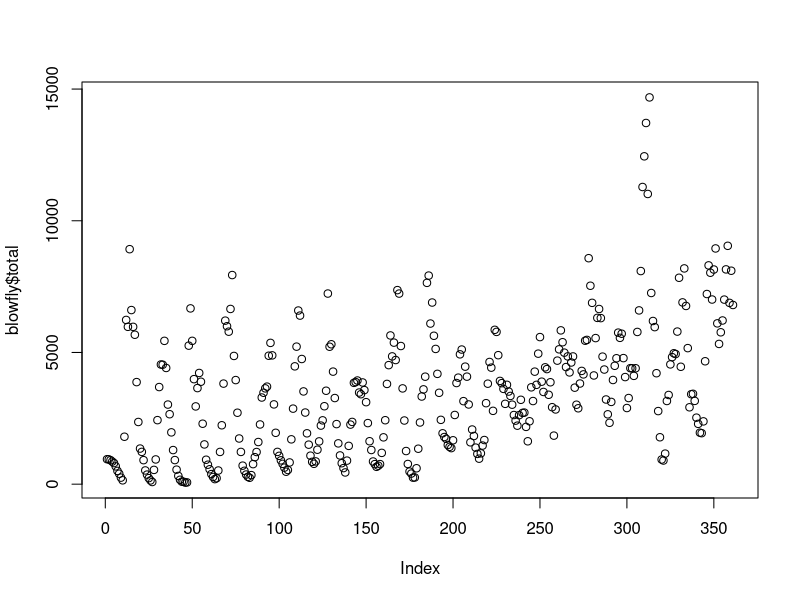
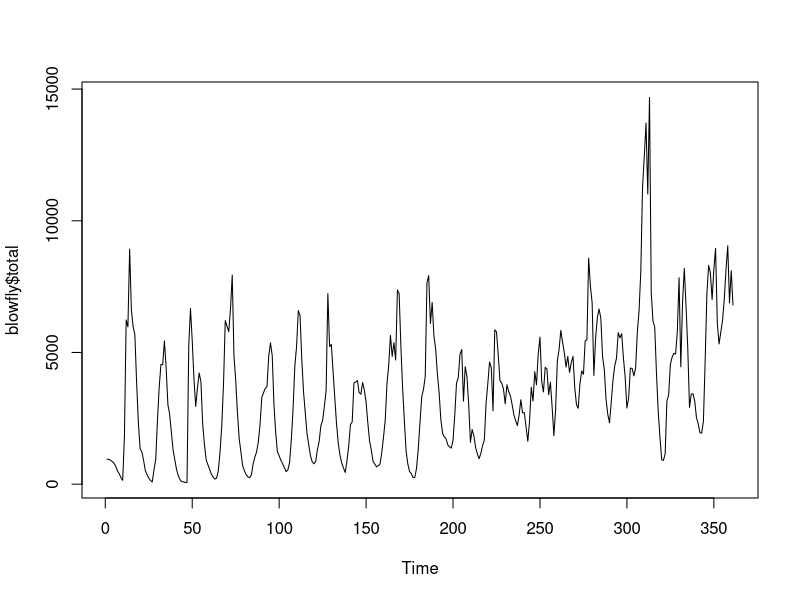
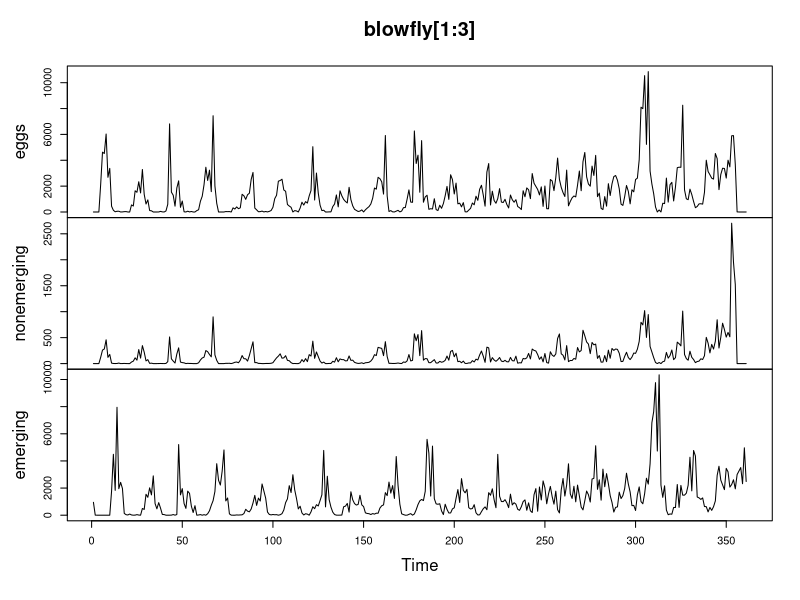
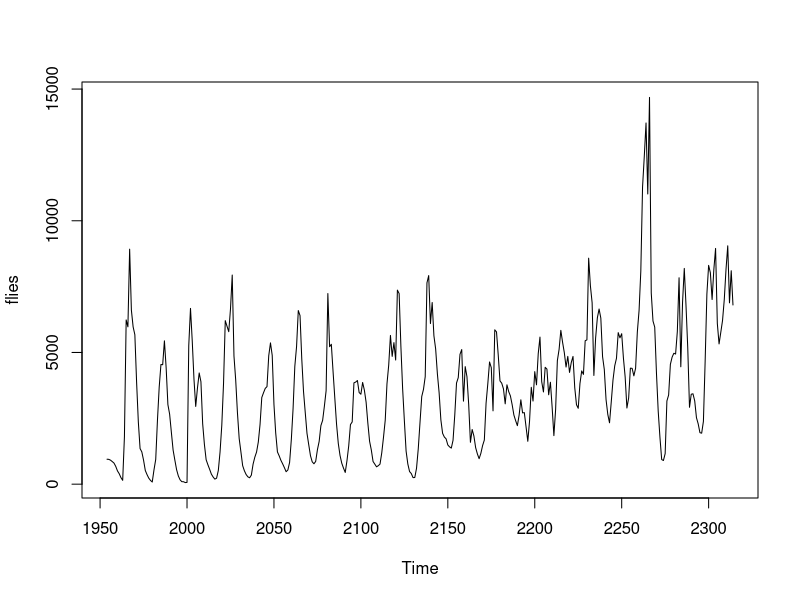
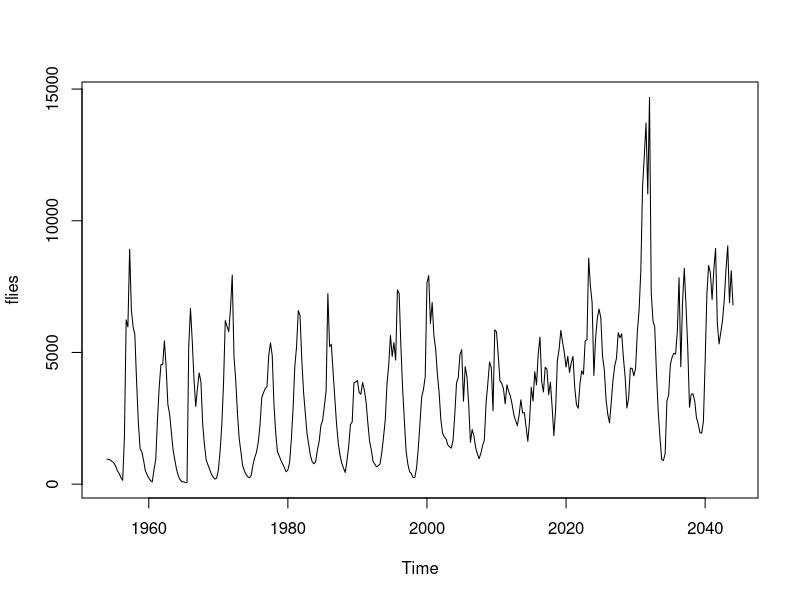
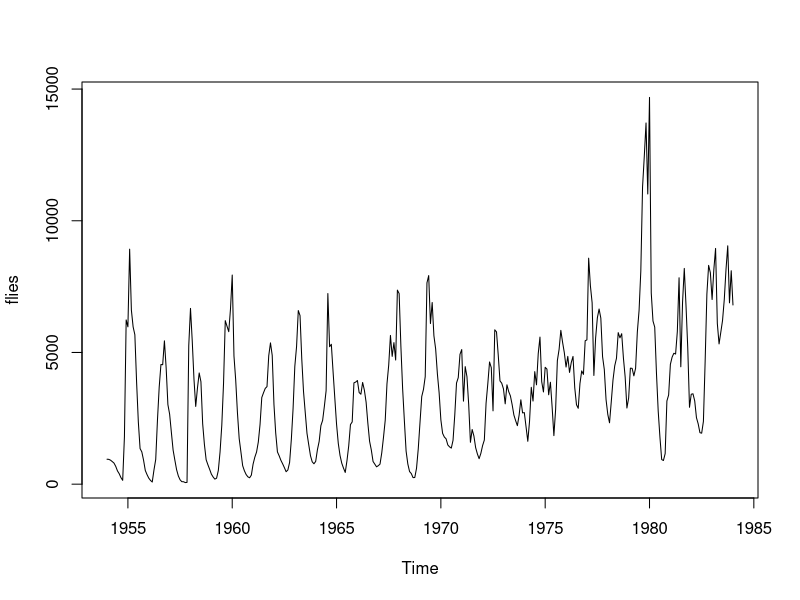
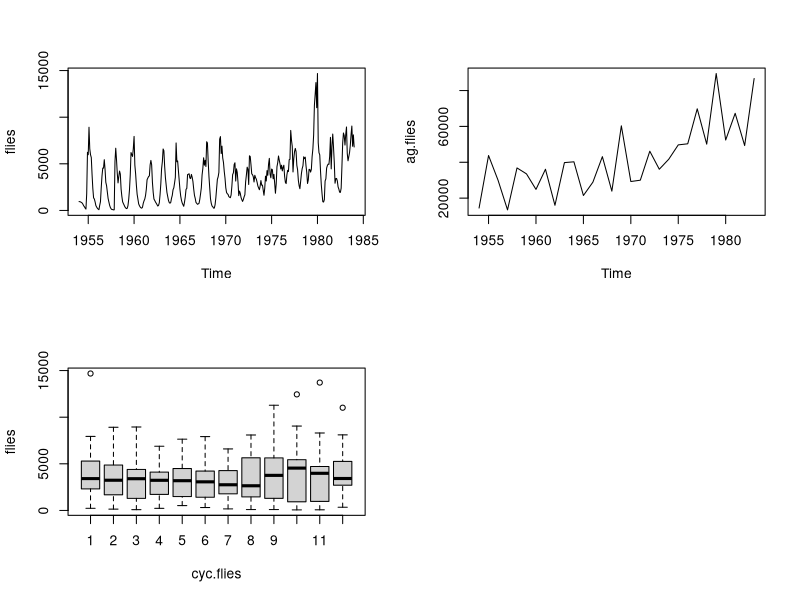
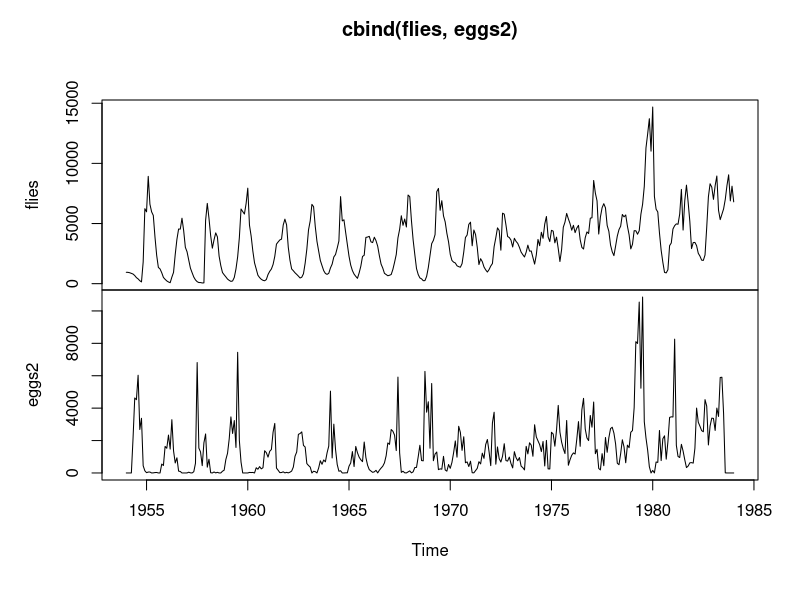

Write the R code that produced these figures, in order.
## ---- chunk 1
library(magrittr) # for the pipes
# install.packages("magrittr") if not installed
## ---- chunk 2
blowfly <- read.csv("blowfly.csv", header = T) 
blowfly
## ---- chunk 3
plot(blowfly$total)
## ---- chunk 4
plot.ts(blowfly$total)
## ---- chunk 5
plot.ts(blowfly[1:3])
## ---- chunk 6
flies <- ts(blowfly$total)
eggs<-ts(blowfly$eggs)

nonemerging<- ts(blowfly$nonemerging)
emerging<- ts(blowfly$emerging)


class(flies)
typeof(flies)
## ---- chunk 7
start(flies) ; end(flies) ; frequency(flies)
## ---- chunk 8
flies<-ts(blowfly$total, start=1954)
plot(flies)
print(flies,calendar=T) 
## ---- chunk 9
flies<-ts(blowfly$total, start=c(1954,1),frequency = 4)
plot(flies)
print(flies,calendar=T)
## ---- chunk 10
flies<-ts(blowfly$total, start=c(1954,1), frequency = 12)
print(flies,calendar=T)
plot(flies)
## ---- chunk 11
par(mfrow=c(2,2))
plot(flies)
ag.flies<-aggregate(flies) ; plot(ag.flies)
cyc.flies<- cycle(flies) ; boxplot(flies ~ cyc.flies)
par(mfrow=c(1,1))
## ---- chunk 12
eggs2<-ts(blowfly$eggs, start=c(1954,1), frequency = 12)
plot(cbind(flies , eggs2 ))
## ---- chunk 13
flies<-ts(blowfly$total, start=(c(1954,1)) , freq = 150)
print(flies,calendar=T)
plot(flies)
## ---- chunk 14
par(mfrow=c(2,1))
blowfly$eggs %>% ts(frequency= 1) %>% plot
blowfly$eggs %>% ts(frequency= 52) %>% plot
par(mfrow=c(1,1))
## ---- chunk 15
plot(flies)
## ---- chunk 16
plot(flies)
## ---- chunk 17
flies<-ts(blowfly$total)
plot(window(flies, 1, 100, 1))
## ---- chunk 18
par(mfrow=c(3,1))
plot(window(flies, 1, 100, deltat = 5))
plot(window(flies, 1, 100, deltat = 10))
plot(window(flies, 1, 100, deltat = 20))
par(mfrow=c(1,1))
## ---- chunk 19
plot(window(flies, 1, 100, deltat = 20))
## ---- chunk 20
w <- rnorm(500, 0, 1) # this is actually a perfect white noise
rw <- cumsum(rnorm(100, 0, 1))
rwd <- cumsum(rnorm(200, 0, 1) + 0.05) # random walk with drift
sine.wn <- sin(1:200 / 5) + rnorm(200, mean = 20, sd = 1.5) + seq(0, 3, length.out = 200)
Z <- rnorm(250, 0, 1)
Y <- numeric(250)
Y[1] <- Z[1]
for (i in 2:250) Y[i] <- -0.5 * Y[i - 1] + Z[i]
## ---- chunk 21
plot.ts(w)
## ---- chunk 22
plot.ts(rwd)
## ---- chunk 23
plot.ts(sine.wn)
## ---- chunk 24
plot.ts(Y)
## ---- chunk 25
plot(flies[1:350], flies[2:351])
## ---- chunk 26
par(mfrow=c(1,2))
plot(flies[1:350], flies[3:352])
plot(flies[1:350], flies[4:353])
par(mfrow=c(1,1))
## ---- chunk 27
lag.plot(flies, lag = 8, layout = c(2, 4), diag = T)
## ---- chunk 28
lag.plot(flies, lags = 8, set.lags = 9:16, layout = c(2, 4), diag = T)
## ---- chunk 29
acf(flies)
plot(flies)
## ---- chunk 30
a <- acf(flies, plot = F)
## ---- chunk 31
a$acf %>% head(10) # for the actual factors
## ---- chunk 32
acf(flies)
## ---- chunk 33
acf(flies, lag.max = 360, col = "red")
## ---- chunk 34
acf(flies, lag.max = 360, col = "red")
## ---- chunk 35
acf(flies, type = "covariance")
## ---- chunk 36
acf(flies, type = "covariance", plot = F)$acf %>% head(10)
## ---- chunk 37
acc <- a$acf %>% head(12) %>% round(2)

partial.acc <- pacf(flies, plot = F) %>% .$acf %>% head(12) %>% round(2)

acc
partial.acc
## ---- chunk 38
plot(1:12, acc, xlab = "Lag", ylab = "Coefficient")
points(1:12, partial.acc, col = "blue")
lines(1:12, rep(0, 12))
legend("topright", c("ac coefficients", "Partial ac coefficients"), col = c("black", "green"), pch = c(1, 1))
## ---- chunk 39
pacf(flies)
## ---- chunk 40
plot(blowfly, lower.panel = NULL)
## ---- chunk 41

flies <- ts(blowfly$total)

ccf(nonemerging, flies)
ccf(emerging, flies)
ccf(eggs, flies)
## ---- chunk 42
spectrum(flies, main = "")
## ---- chunk 43
spec<-spectrum(flies, main = "")
spec$spec %>% which.max() -> maxloc # where's the maximal value ?
max.freq <- (spec$freq)[maxloc] # what's the maximal value ?
max.freq
## ---- chunk 44
plot(spec, main = "")
abline(v = max.freq, col = "red", lwd = 2)
## ---- chunk 45
1 / max.freq
## ---- chunk 46
par(mfrow = c(3, 1))
plot(w)
acf(w, main = "")
spectrum(w, main = "")
par(mfrow = c(1, 1))
## ---- chunk 47
par(mfrow = c(3, 1))
plot(ts(rw))
acf(rw, main = "")
spectrum(rw, main = "")
par(mfrow = c(1, 1))
## ---- chunk 48
rw <- cumsum(rnorm(100, 0, 1))
par(mfrow = c(3, 1))
plot(ts(rw))
acf(rw, main = "")
spectrum(rw, main = "")
par(mfrow = c(1, 1))
## ---- chunk 49
par(mfrow = c(3, 1))
plot(Y)
acf(Y)
pacf(Y, main = "")
par(mfrow = c(1, 1))
## ---- chunk 50
first <- ts(flies[1:200])
second <- ts(flies[201:361])
## ---- chunk 51
par(mfrow = c(1, 2))
plot(first, ylim = c(0, 14000))
plot(second)
par(mfrow = c(1, 1))
## ---- chunk 52
par(mfrow = c(2, 2))
acf(first)
acf(second)
pacf(first)
pacf(second)
par(mfrow = c(1, 1))
## ---- chunk 53
firstX <- 1:length(first)
first.lm <- lm(first ~ firstX)
first.detrended <- first - predict(first.lm)

secondX <- 1:length(second)
second.lm <- lm(second ~ secondX)
second.detrended <- second - predict(second.lm)
## ---- chunk 54
par(mfrow = c(2, 2))
plot(first) ; lines(first.lm$fitted.values, col = "red")
plot(second) ; lines(second.lm$fitted.values, col = "blue")
plot.ts(first.detrended) # reminder Q: why plot.ts ?
plot.ts(second.detrended)
par(mfrow = c(1, 1))
## ---- chunk 55
first.lm$coefficients
second.lm$coefficients
## ---- chunk 56
par(mfrow = c(2, 2))
acf(first.detrended) ; acf(second.detrended)
pacf(first.detrended); pacf(second.detrended)
par(mfrow = c(1, 1))
## ---- chunk 57
par(mfrow = c(2, 1))
plot(flies)
flies %>% diff() %>% plot()
par(mfrow = c(1, 1))
## ---- chunk 58
first.diff <- diff(first)
second.diff <- diff(second)


par(mfrow = c(3, 2))
plot(first)
lines(first.lm$fitted.values, col = "red")
plot(second)
lines(second.lm$fitted.values, col = "blue")

plot.ts(first.detrended) # reminder Q: why plot.ts ?
plot.ts(second.detrended)

plot(first.diff)
plot(second.diff)

par(mfrow = c(1, 1))
## ---- chunk 59
par(mfrow = c(3, 2))

plot(first)
plot(second)

acf(first.detrended, main = "")
acf(second.detrended, main = "")

acf(first.diff, main = "")
acf(second.diff, main = "")
par(mfrow = c(1, 1))
## ---- chunk 60
w <- ts(w)
rwd <- ts(rwd)
sine.wn <- ts(sine.wn)
Y <- ts(Y)
## ---- chunk 61
par(mfrow=c(2,2))
plot(w)
plot(rwd)
plot(sine.wn)
plot(Y)
par(mfrow=c(1,1))
## ---- chunk 62
par(mfrow = c(2, 2))

plot(window(w, 100, 200))
plot(window(w, 100, 150))
plot(window(w, 100, 125))

par(mfrow = c(1, 1))
## ---- chunk 63
par(mfrow = c(3, 1))

v <- filter(w, sides = 2, filter = rep(1, 3) / 3)
plot(w)
lines(v, col = "red")

rwd.s <- filter(rwd, sides = 2, filter = rep(1, 3) / 3)
plot(rwd)
lines(rwd.s, col = "red")

sine.wn.s <- filter(sine.wn, sides = 2, filter = rep(1, 3) / 3)
plot(sine.wn)
lines(sine.wn.s, col = "red")

Y.s <- filter(Y, sides = 2, filter = rep(1, 3) / 3)
plot(Y)
lines(Y.s, col = "red")

par(mfrow = c(1, 1))
## ---- chunk 64
v <- filter(w, sides = 2, filter = rep(1, 9) / 9)
plot(w)
lines(v, col = "red")

rwd.s <- filter(rwd, sides = 2, filter = rep(1, 9) / 9)
plot(rwd)
lines(rwd.s, col = "red")

sine.wn.s <- filter(sine.wn, sides = 2, filter = rep(1, 9) / 9)
plot(sine.wn)
lines(sine.wn.s, col = "red")


Y.s <- filter(Y, sides = 2, filter = rep(1, 9) / 9)
plot(Y)
lines(Y.s, col = "red")
## ---- chunk 65
v <- filter(w, sides = 2, filter = rep(1, 15) / 15)
plot(w)
lines(v, col = "red")

rwd.s <- filter(rwd, sides = 2, filter = rep(1, 15) / 15)
plot(rwd)
lines(rwd.s, col = "red")

sine.wn.s <- filter(sine.wn, sides = 2, filter = rep(1, 15) / 15)
plot(sine.wn)
lines(sine.wn.s, col = "red", lwd = 3)


Y.s <- filter(Y, sides = 2, filter = rep(1, 15) / 15)
plot(Y)
lines(Y.s, col = "red")
## ---- chunk 66
t <- 1:length(sine.wn)

plot(sine.wn)
lines(sine.wn.s, col = "red", lwd = 3)
lines(ksmooth(t, sine.wn, "normal", bandwidth = 5), col = "blue", lwd = 2)

plot(sine.wn)
lines(sine.wn.s, col = "red", lwd = 3)
lines(ksmooth(t, sine.wn, "normal", bandwidth = 10), col = "blue", lwd = 2)

plot(sine.wn)
lines(sine.wn.s, col = "red", lwd = 3)
lines(ksmooth(t, sine.wn, "normal", bandwidth = 20), col = "blue", lwd = 2)
## ---- chunk 67
t <- 1:length(sine.wn)

# smoothing paraeter=0.1
plot(sine.wn)
lines(sine.wn.s, col = "red", lwd = 3)
lines(smooth.spline(t, sine.wn, spar = 0.1), col = "blue", lwd = 2)

# smoothing paraeter=1
plot(sine.wn)
lines(sine.wn.s, col = "red", lwd = 3)
lines(smooth.spline(t, sine.wn, spar = 1), col = "blue", lwd = 2)

# smoothing paraeter=0.7
plot(sine.wn)
lines(sine.wn.s, col = "red", lwd = 3)
lines(smooth.spline(t, sine.wn, spar = 0.7), col = "blue", lwd = 2)
## ---- chunk 68
t <- 1:length(flies)

plot(flies)
lines(ksmooth(t, flies, "normal", bandwidth = 5), col = "blue", lwd = 2)

# spline smoothing smoothing paraeter=0.4
plot(flies)
lines(smooth.spline(t, flies, spar = 0.4), col = "blue", lwd = 2)
